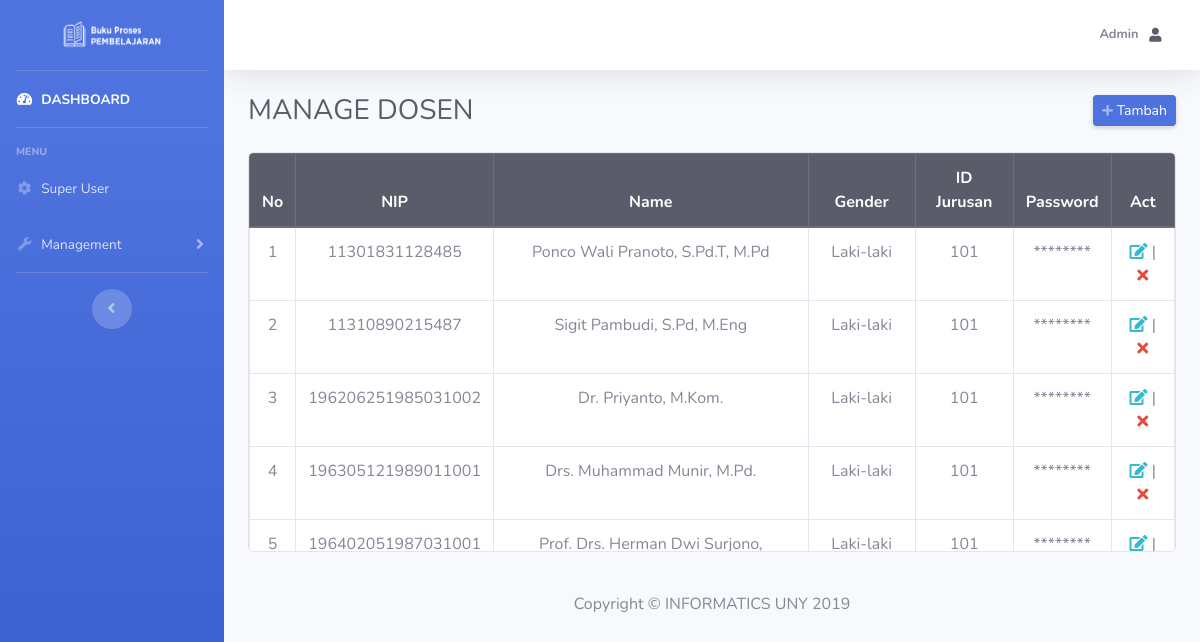
Screenshot of /admin/index.php?page=manage_dsn (signed in) with the database file from the repository.
### tables this page shows
CREATE TABLE `dosen` (
  `nip` varchar(25) NOT NULL,
  `name` varchar(50) DEFAULT NULL,
  `gender` varchar(20) DEFAULT NULL,
  `id_jur` int(4) DEFAULT NULL,
  `pass` varchar(20) NOT NULL
);

### admin/manage_dsn.php (the view, shortened to what this page needs)
<table class="table table-hover table-bordered">
    <thead align="center" class="thead-dark">
        <tr>
            <th scope=" col">No</th>
            <th scope="col">NIP</th>
            <th scope="col">Name</th>
            <th scope="col">Gender</th>
            <th scope="col">ID Jurusan</th>
            <th scope="col">Password</th>
            <th scope="col">Act</th>
        </tr>
    </thead>
    <tbody align="center">
        <?php
        $sql = "SELECT * FROM `dosen`";
        $result = $connect->query($sql);
        if ($result->num_rows > 0) {
            $no = 1;
            while ($row = $result->fetch_assoc()) {
                echo "<tr>";
                echo "<td>" . $no . "</td>";
                echo "<td>" . $row['nip'] . "</td>";
                echo "<td>" . $row['name'] . "</td>";
                echo "<td>" . $row['gender'] . "</td>";
                echo "<td>" . $row['id_jur'] . "</td>";
                echo "<td>" . str_repeat('*', strlen($row['pass'])) . "</td>";
                $nip = $row['nip'];
                echo "<td><a href=\"index.php?page=edit_dsn&nip=$nip\" class=\"text-info\"><i class=\"fas fa-edit\"></i></a><span> | </span> <a href=\"../backend/process.php?op=deleteDsn&nip=$nip\" class=\"text-danger\"><i class=\"fas fa-times\"></i></a></td>";
                echo "</tr>";
                $no++;
            }
        } else {
            echo "<tr>";
            echo "<td colspan=\"9\"> No more data </td>";
            echo "</tr>";
        }
        ?>
    </tbody>
</table>

### rows the page displays
dosen: nip "11301831128485", name "Ponco Wali Pranoto, S.Pd.T, M.Pd", gender "Laki-laki", id_jur "101", pass "********"
dosen: nip "11310890215487", name "Sigit Pambudi, S.Pd, M.Eng", gender "Laki-laki", id_jur "101", pass "********"
dosen: nip "196206251985031002", name "Dr. Priyanto, M.Kom.", gender "Laki-laki", id_jur "101", pass "********"
dosen: nip "196305121989011001", name "Drs. Muhammad Munir, M.Pd.", gender "Laki-laki", id_jur "101", pass "********"
dosen: nip "196402051987031001", name "Prof. Drs. Herman Dwi Surjono,…", gender "Laki-laki", id_jur "101", pass "********"

### other values shown
$name "Admin"
$titledash "MANAGE DOSEN"
